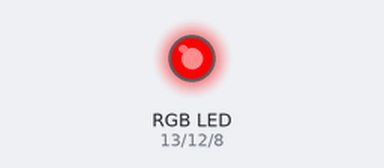
This sketch was run on a simulated Arduino Uno, built with avr-gcc and run on an emulated ATmega328P. Shown: an RGB LED mixed from three pins (HIGH = lit).

Above: at 0.12 s.
At 0.87 s:
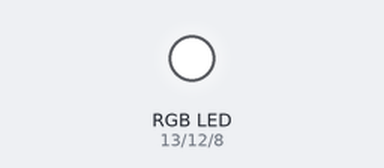
At 1.37 s:
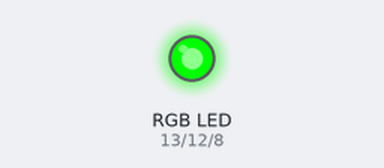
At 2.62 s:
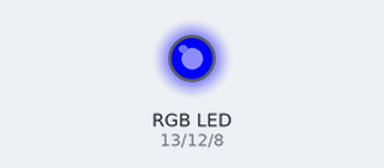
Timing chart, 0 to 3.0 s (numbered marks = the images above):
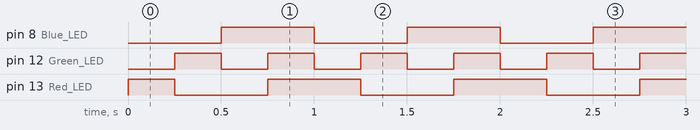

The sketch:

Lab_Report_2_LRGB_Light_Chaser.ino
```cpp
/* Arduino RGB light chaser
The goal of this program is to make an RGB light up one at a time in a repeating sequence
Ex: Red->Green->Blue->White
The main theme of this program is Digital Output and DigitalWrite.We're controlling multiple LEDs using digital pins to create an LED sequence
	*/

int x = 250; // gives a value for the time delay and allows for quicker change of delay value
// the setup function runs once when you press reset or power the board
void setup() {
  // assigns pin number used as an output
  pinMode(13, OUTPUT); //Red LED
  pinMode(12, OUTPUT); //Green LED
  pinMode(8, OUTPUT); //Blue LED
}

// the loop function runs over and over again forever
void loop() {

  digitalWrite(13, 1);  // turns the voltage High only for pin 13, which turns on the red LED of the RGB.
  digitalWrite(12, 0);  //Turns the voltage LOW for pins 13 and 8, which doesn't allow those LEDs to turn on
  digitalWrite(8, 0);
  delay(x);                      // wait for a second. Allows to observe the change of color
  digitalWrite(13, 0);   // turns the voltage High only for pin 12, which turns on the green LED of the RGB.
  digitalWrite(12, 1);   // Turns the voltage LOW for pins 13 and 8, which doesn't allow those LEDs to turn on
  digitalWrite(8, 0);
  delay(x);                      // wait for a second. Allows to observe the change of color
  digitalWrite(13,0);     // turns the voltage High only for pin 8, which turns on the blue LED of the RGB.
  digitalWrite(12, 0);    // Turns the voltage LOW for pins 13 and 12, which doesn't allow those LEDs to turn on
  digitalWrite(8, 1);
  delay(x);                      // wait for a second. Allows to observe the change of color
  digitalWrite(12, 1);     // turns the voltage High for all pins, which turns on all the LEDs inside the RGB and emits a white light.
  digitalWrite(13, 1);
  digitalWrite(8, 1);
  delay(x);                      // wait for a second. Allows to observe the change of color, before restarting the loop

}
```

Measured:
- by itself, pin 8 (Blue_LED): alternates HIGH for 0.50 s and LOW for 0.50 s
- by itself, pin 12 (Green_LED): alternates HIGH for 0.25 s and LOW for 0.25 s
- by itself, pin 13 (Red_LED): repeats every 1.0 s: LOW 0.50 s, HIGH 0.50 s
